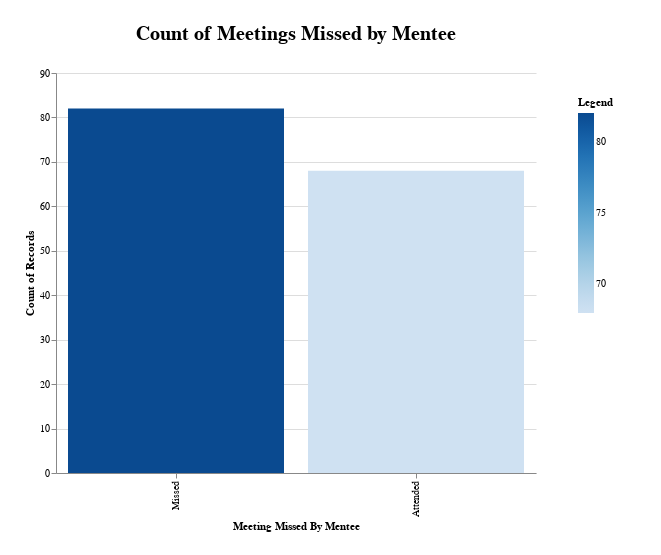

The cell this chart's notebook holds for it:
### Code cell
url = "http://127.0.0.1:8000"
graph = requests.get(f"{url}/graph/meetings-missed").json()
altair.Chart.from_dict(graph['graph'])

### Figure 1 — Vega-Lite specification as saved in the notebook (floating-point values rounded to 4 significant figures; data arrays with more than 128 entries replaced by an {"elided": "..."} marker saying what was removed)
{"config": {"view": {"continuousWidth": 400, "continuousHeight": 300, "stroke": "#FFF"}, "legend": {"padding": 24}, "title": {"fontSize": 20, "offset": 24}}, "data": {"name": "data-c31421f433f8e2b653032bd680101321"}, "mark": "bar", "datasets": {"data-c31421f433f8e2b653032bd680101321": {"elided": "150 records"}}, "encoding": {"color": {"aggregate": "count", "field": "meeting_missed_by_mentee", "title": "Legend", "type": "nominal"}, "tooltip": [{"aggregate": "count", "field": "meeting_missed_by_mentee", "type": "nominal"}, {"field": "meeting_missed_by_mentee", "type": "nominal"}, {"aggregate": "count", "field": "meeting_missed_by_mentee", "type": "nominal"}], "x": {"field": "meeting_missed_by_mentee", "sort": "-y", "title": "Meeting Missed By Mentee", "type": "nominal"}, "y": {"aggregate": "count", "field": "meeting_missed_by_mentee", "type": "nominal"}}, "height": 400, "padding": 24, "title": "Count of Meetings Missed by Mentee", "width": 480, "$schema": "https://vega.github.io/schema/vega-lite/v4.17.0.json"}
